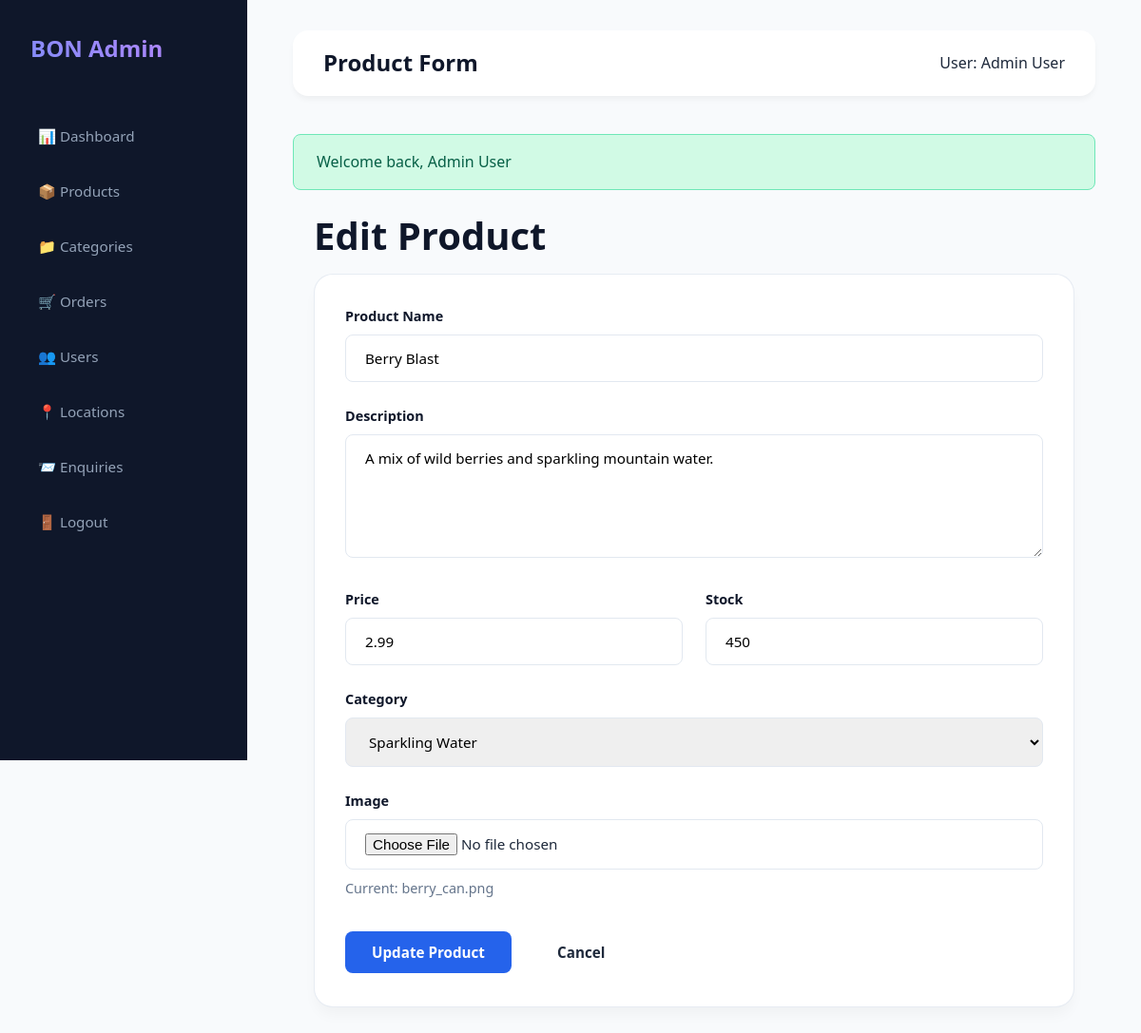
Screenshot of /admin/product_form.php?id=2 (signed in) with the database file from the repository.
### tables this page shows
CREATE TABLE `products` (
  `id` int(11) NOT NULL AUTO_INCREMENT,
  `name` varchar(100) NOT NULL,
  `description` text NOT NULL,
  `price` decimal(10,2) NOT NULL,
  `sale_price` decimal(10,2) DEFAULT NULL,
  `category_id` int(11) NOT NULL,
  `stock` int(11) NOT NULL DEFAULT 100,
  `image_url` varchar(255) DEFAULT NULL,
  `featured` tinyint(1) DEFAULT 0,
  `status` enum('active','inactive') DEFAULT 'active',
  `created_at` timestamp NOT NULL DEFAULT current_timestamp(),
  PRIMARY KEY (`id`),
  KEY `category_id` (`category_id`)
);

CREATE TABLE `categories` (
  `id` int(11) NOT NULL AUTO_INCREMENT,
  `name` varchar(50) NOT NULL,
  `description` text DEFAULT NULL,
  `image_url` varchar(255) DEFAULT NULL,
  `sort_order` int(11) DEFAULT 0,
  PRIMARY KEY (`id`)
);

### includes/functions.php (called while the page is built, shortened)
<?php
function sanitize($input) {
    return htmlspecialchars(trim($input), ENT_QUOTES, 'UTF-8');
}
?>

### admin/product_form.php (the view, shortened to what this page needs)
<?php
require_once 'includes/header.php';
$id = isset($_GET['id']) ? (int)$_GET['id'] : null;
$product = null;
if ($id) {
    $stmt = $pdo->prepare("SELECT * FROM products WHERE id = ?");
    $stmt->execute([$id]);
    $product = $stmt->fetch();
}
$categories = $pdo->query("SELECT * FROM categories ORDER BY sort_order")->fetchAll();
?>
<div style="max-width: 800px; margin: 0 auto;">
    <h1 class="mb-2"><?php echo $id ? 'Edit Product' : 'Add Product'; ?></h1>
    <div class="card">
        <form method="POST" enctype="multipart/form-data">
            <div class="form-group">
                <label class="form-label">Product Name</label>
                <input type="text" name="name" class="form-control" value="<?php echo $product ? sanitize($product['name']) : ''; ?>" required>
            </div>
            <div class="form-group">
                <label class="form-label">Description</label>
                <textarea name="description" class="form-control" rows="5" required><?php echo $product ? sanitize($product['description']) : ''; ?></textarea>
            </div>
            <div style="display: grid; grid-template-columns: 1fr 1fr; gap: 1.5rem;">
                <div class="form-group">
                    <label class="form-label">Price</label>
                    <input type="number" step="0.01" name="price" class="form-control" value="<?php echo $product ? $product['price'] : ''; ?>" required>
                </div>
                <div class="form-group">
                    <label class="form-label">Stock</label>
                    <input type="number" name="stock" class="form-control" value="<?php echo $product ? $product['stock'] : '100'; ?>" required>
                </div>
            </div>
            <div class="form-group">
                <label class="form-label">Category</label>
                <select name="category_id" class="form-control" required>
                    <?php foreach ($categories as $cat): ?>
                        <option value="<?php echo $cat['id']; ?>" <?php echo ($product && $product['category_id'] == $cat['id']) ? 'selected' : ''; ?>>
                            <?php echo sanitize($cat['name']); ?>
                        </option>
                    <?php endforeach; ?>
                </select>
            </div>
            <div class="form-group">
                <label class="form-label">Image</label>
                <input type="file" name="image" class="form-control">
                <?php if ($product && $product['image_url']): ?>
                    <div style="margin-top: 0.5rem; font-size: 0.9rem; color: #64748B;">
                        Current: <?php echo $product['image_url']; ?>
                    </div>
                <?php endif; ?>
            </div>
            <div style="margin-top: 2rem;">
                <button type="submit" class="btn btn-primary"><?php echo $id ? 'Update Product' : 'Create Product'; ?></button>
                <a href="products.php" class="btn" style="margin-left: 1rem;">Cancel</a>
            </div>
        </form>
    </div>
</div>
<?php require_once 'includes/footer.php'; ?>

### assets/css/style.css (style rules this page uses)
:root { --primary-blue: #2563EB; --primary-blue-dark: #1E40AF; --orange-gradient-start: #FF6B35; --orange-gradient-end: #FF4757; --text-dark: #0F172A; --text-muted: #64748B; --bg-light: #F8FAFC; --bg-white: #FFFFFF; --border-light: #E2E8F0; --footer-bg: #1E293B; --footer-dark: #0F172A; }
* { margin: 0; padding: 0; box-sizing: border-box; font-family: ui-sans-serif, system-ui, sans-serif, "Apple Color Emoji", "Segoe UI Emoji", Segoe UI Symbol, "Noto Color Emoji"; }
body { background-color: var(--bg-light); color: var(--text-dark); line-height: 1.6; display: flex; flex-direction: column; min-height: 100vh; }
h1, h2, h3, h4, h5, h6 { line-height: 1.2; margin-bottom: 1rem; color: var(--text-dark); font-weight: 700; }
h1 { font-size: 2.5rem; }
a { text-decoration: none; color: inherit; transition: all 0.2s ease; }
.btn { display: inline-block; padding: 0.75rem 1.75rem; border-radius: 8px; font-weight: 600; cursor: pointer; border: none; transition: all 0.2s; text-align: center; font-size: 0.95rem; }
.btn-primary { background: var(--primary-blue); color: white; }
.card { background: white; padding: 2.5rem; border-radius: 16px; border: 1px solid var(--border-light); transition: all 0.3s; }
.form-group { margin-bottom: 1.5rem; }
.form-label { display: block; margin-bottom: 0.5rem; font-weight: 600; color: var(--text-dark); font-size: 0.9rem; }
.form-control { width: 100%; padding: 0.875rem 1.25rem; border: 1px solid var(--border-light); border-radius: 8px; font-size: 0.95rem; transition: all 0.2s; }
textarea.form-control { resize: vertical; min-height: 120px; }
.mb-2 { margin-bottom: 1rem; }

### assets/css/admin.css (style rules this page uses)
:root { --admin-primary: #6366f1; --admin-sidebar-bg: #0f172a; --admin-main-bg: #f8fafc; --admin-card-bg: #ffffff; --admin-text-main: #1e293b; --admin-text-muted: #64748b; --admin-transition: all 0.3s cubic-bezier(0.4, 0, 0.2, 1); }
.admin-body { background-color: var(--admin-main-bg); font-family: ui-sans-serif, system-ui, -apple-system, sans-serif; color: var(--admin-text-main); display: flex; min-height: 100vh; }
.card { background: white; border-radius: 20px; padding: 2rem; box-shadow: 0 10px 15px -3px rgba(0, 0, 0, 0.04); border: 1px solid rgba(226, 232, 240, 0.8); animation: slideUp 0.5s ease-out; }
.admin-nav a, .card, .btn-outline { transition: var(--admin-transition); }

### rows the page displays
products: name "Berry Blast", description "A mix of wild berries and sparkling mountain water.", price "2.99", stock "450", category_id "Sparkling Water", image_url "berry_can.png"

### other values shown
$page_title "Product Form"
$_SESSION['user_name'] "Admin User"
$flash['message'] "Welcome back, Admin User"
